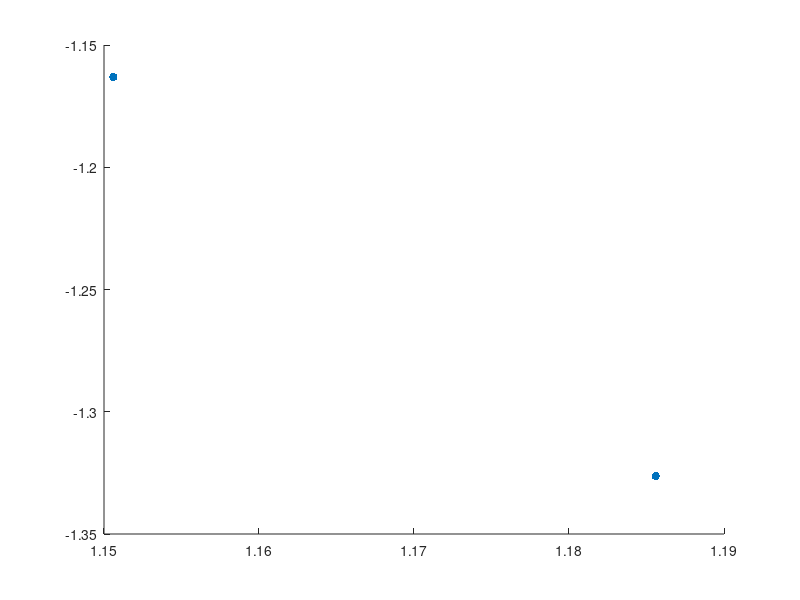

MATLAB code to generate this figure: (Note: this script raises an error after producing the figure.)
% ========
% Settings
% ========
close all
shot = 155354;
time_ms = 4823;
plotit = 1;

xp1 = [1.1506    1.1856   -1.1631   -1.3263];
scatter(xp1(1:2),xp1(3:4),'filled')

root = '/u/jwai/d3d_snowflake_2020/current/';


% =============
% Simulate eq0
% ============

% load
cake_dir = [root 'inputs/eqs/cake/' num2str(shot)];
eq0 = read_eq(shot, time_ms/1000, cake_dir);
eq0 = eq0.gdata;
cake_snow = analyzeSnowflake(eq0);
xp0 = [cake_snow.rx cake_snow.zx];

% simulate
sim0 = heatsim_ml(eq0,shot,time_ms,1);
J0 = measure_cost4(sim0);

struct_to_ws(eq0); clear xlim ylim
struct_to_ws(sim0);

[zxP0 zxS0] = unpack(zx);
[rxP0 rxS0] = unpack(rx);
[psixP0 psixS0] = unpack(psix);

% ===================================
% Estimate position of  primary x-pt 
% ===================================

% Correction due to SP1 mismatch
% ...............................

% orthogonal projection of strike point error onto flux surfaces
[~,dpsidr,dpsidz] = bicubicHermite(rg,zg,psizr,r_qmax(1),z_qmax(1));
u = [dpsidr dpsidz]' / norm([dpsidr dpsidz]);
v = [r_qirmax(1) - r_qmax(1); z_qirmax(1) - z_qmax(1)];
res = u*u'*v;

% find (r,z) a distance norm(res) from (rxP,zxP) and on psibry
th = atan(res(2)/res(1));
th_range = linspace(th-pi/6, th+pi/6, 200);
rdum = rxP0 + norm(res)*cos(th_range);
zdum = zxP0 + norm(res)*sin(th_range);
psidum = bicubicHermite(rg,zg,psizr,rdum,zdum);
[~,k] = min(abs(psidum - psixP0));

rxP1a = rdum(k);
zxP1a = zdum(k);

scatter(rxP1a,zxP1a,'b','filled')


% Correction due to SP2 mismatch
% ..............................
[~,dpsidr,dpsidz] = bicubicHermite(rg,zg,psizr,r_qmax(2),z_qmax(2));
u = [dpsidr dpsidz]' / norm([dpsidr dpsidz]);
v = [r_qirmax(2) - r_qmax(2); z_qirmax(2) - z_qmax(2)];
res = u*u'*v;

% project from (rxP1a, zxP1a) a distance |res| orthogonal to psibry contour
[~,dpsidr,dpsidz] = bicubicHermite(rg,zg,psizr,rxP1a,zxP1a);
u = [dpsidr dpsidz]' / norm([dpsidr dpsidz]);
dxp = norm(res)*u;
if sign(dxp(1)) ~= sign(res(1)), dxp = -dxp; end

rxP1 = rxP1a + dxp(1);
zxP1 = zxP1a + dxp(2);

scatter(rxP1,zxP1,'b','filled')


% ==============================================
% Secondary x-pt correction: heat flux splitting 
% ==============================================

% find psixS by determining how heat flux divides between SP2 and SP3
[rmid,k] = max(rbbbs);
zmid = zbbbs(k);
lambda_q = .002; % sol width

drsplit_mid = -lambda_q * log(qirmax(3)/qmax(3) * sum(qmax(2:3))/sum(qirmax(2:3)));

[~,dpsidr] = bicubicHermite(rg,zg,psizr,rmid,zmid);
dpsixS = dpsidr * drsplit_mid;
psixS1 = psixS0 + dpsixS;
contour(rg,zg,psizr,[psixS1 psixS1], 'k','linewidth',1)
% fexp = calcFluxExpansion(x, y, psizr, rg, zg, -.1, bzero, rzero);
% fexp = 100; % approximately
% dxpS = c_relax * drsplit_mid * fexp * abcd_vec


% find North,East,South,West and A,B,C,D vectors
% ..............................................

% nesw: 4 contour lines at the x-pt, N:=line in the upper right quadrant
% abcd: 4 lines in the +- grad(psi) directions (except that grad(psi) is 0 
%       on the x-pt itself), i.e. halfway between nesw vectors

th = pi/2:-.01:-3/2*pi;
dl = .02;
rdum = rxS0 + dl*cos(th);
zdum = zxS0 + dl*sin(th);
psidum = bicubicHermite(rg,zg,psizr,rdum,zdum);

k = find((psidum(1:end-1)-psixS0).*(psidum(2:end)-psixS0)<0);  % index nesw

if length(k) == 4  
  nesw = [rdum(k) - rxS0; zdum(k) - zxS0]' / dl;   
else
  warning('trouble finding nesw')
end

% find abcd vectors
q = [nesw(end,:); nesw];
abcd = nesw - diff(q) / 2;
abcd = normalize(abcd,2,'norm');

k = 1:4;
scatter(dl*abcd(k,1) + rxS0, dl*abcd(k,2) + zxS0,100,'filled')
scatter(dl*nesw(k,1) + rxS0, dl*nesw(k,2) + zxS0,100,'filled')


% Determine which vector direction (a,b,c or d)  to move the secondary x-pt
% based on: 1) does the heat flux peak need to move in or out, 2) does x-pt
% need to move to higher or lower psi to match heat flux split

dpsi_abcd = bicubicHermite(rg,zg,psizr,rxS0 + dl*abcd(:,1), zxS0 + dl*abcd(:,2)) - psixS0;
dr_abcd = dl*abcd(:,1);
dr_sp3 = r_qirmax(3) - r_qmax(3);

k = find(sign(dpsi_abcd) == sign(dpsixS) & sign(dr_abcd) == sign(dr_sp3));

abcd_vec = abcd(k,:)';  % direction to move xpt

c_relax = 0.5;
c_relax = 1;
dxp_hfsplit = c_relax * 0.5 * dpsixS / dpsi_abcd(k) * dl * abcd_vec;

% ========================================
% Secondary x-pt correction: SP3 mismatch 
% ========================================

% this projects vectors in various ways using geometry. will not make sense
% without seeing figure 


% SP3 mismatch projection
% ...............................
[~,dpsidr,dpsidz] = bicubicHermite(rg,zg,psizr,r_qmax(3),z_qmax(3));
u = [dpsidr dpsidz]' / norm([dpsidr dpsidz]);
v = [r_qirmax(3) - r_qmax(3); z_qirmax(3) - z_qmax(3)];
r1 = u*u'*v;

r = r1;
rhat = r/norm(r);
s = dxp_hfsplit;
dxp_total = s + rhat * (r-s)'*rhat;

[~,k] = max(abs(nesw*res));
nesw_vec = nesw(k,:)';
r2 = norm(r1) * sign(nesw_vec'*r1) * nesw_vec;
r = r2;
rhat = r/norm(r);
s = dxp_hfsplit;
dxp_total = s + rhat * (r-s)'*rhat;



% find nesw vector most aligned with r1:=residual (should be n/s)
[~,k] = max(abs(nesw*res));
nesw_vec = nesw(k,:)';
r2 = norm(r1) * sign(nesw_vec'*r1) * nesw_vec;
r2hat_perp = [r2(2) -r2(1)]' / norm(r2); % unit vector perp to r2
s = dxp_hfsplit;
w = s'*(s-r2) / (s'*r2hat_perp) * r2hat_perp;
dxp_total = r2 + w;






plot(rxS0 + dxp_total(1), zxS0 + dxp_total(2),'rx','linewidth',3)



plot(r_qmax(3) + [0 res(1)], z_qmax(3) + [0 res(2)],'k','linewidth',2)




















